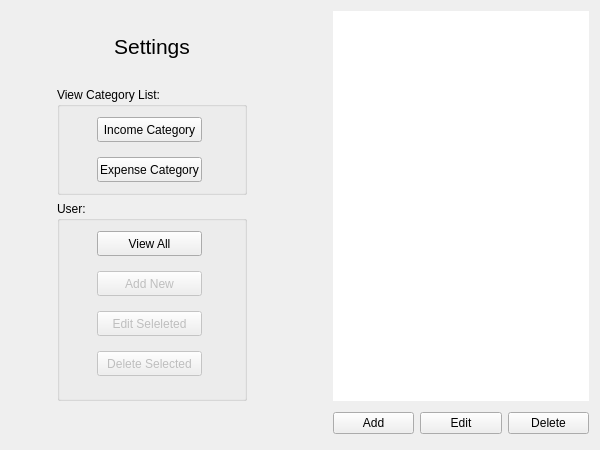
<?xml version="1.0" encoding="UTF-8"?>
<ui version="4.0">
 <class>Settings</class>
 <widget class="QWidget" name="Settings">
  <property name="geometry">
   <rect>
    <x>0</x>
    <y>0</y>
    <width>600</width>
    <height>450</height>
   </rect>
  </property>
  <property name="windowTitle">
   <string>Form</string>
  </property>
  <layout class="QGridLayout" name="gridLayout">
   <item row="0" column="1">
    <layout class="QHBoxLayout" name="horizontalLayout_9">
     <item>
      <widget class="QLabel" name="lblHeader">
       <property name="minimumSize">
        <size>
         <width>190</width>
         <height>70</height>
        </size>
       </property>
       <property name="font">
        <font>
         <family>Segoe UI</family>
         <pointsize>16</pointsize>
        </font>
       </property>
       <property name="text">
        <string>Settings</string>
       </property>
       <property name="alignment">
        <set>Qt::AlignCenter</set>
       </property>
      </widget>
     </item>
    </layout>
   </item>
   <item row="1" column="1">
    <widget class="QGroupBox" name="groupBox">
     <property name="sizePolicy">
      <sizepolicy hsizetype="Preferred" vsizetype="Preferred">
       <horstretch>0</horstretch>
       <verstretch>0</verstretch>
      </sizepolicy>
     </property>
     <property name="minimumSize">
      <size>
       <width>190</width>
       <height>108</height>
      </size>
     </property>
     <property name="title">
      <string>View Category List:</string>
     </property>
     <widget class="QPushButton" name="btnIncomeCat">
      <property name="geometry">
       <rect>
        <x>40</x>
        <y>30</y>
        <width>105</width>
        <height>25</height>
       </rect>
      </property>
      <property name="text">
       <string>Income Category</string>
      </property>
     </widget>
     <widget class="QPushButton" name="btnExpenseCat">
      <property name="geometry">
       <rect>
        <x>40</x>
        <y>70</y>
        <width>105</width>
        <height>25</height>
       </rect>
      </property>
      <property name="text">
       <string>Expense Category</string>
      </property>
     </widget>
    </widget>
   </item>
   <item row="2" column="1" rowspan="3">
    <widget class="QGroupBox" name="groupBox_3">
     <property name="sizePolicy">
      <sizepolicy hsizetype="Preferred" vsizetype="Expanding">
       <horstretch>0</horstretch>
       <verstretch>0</verstretch>
      </sizepolicy>
     </property>
     <property name="minimumSize">
      <size>
       <width>190</width>
       <height>200</height>
      </size>
     </property>
     <property name="title">
      <string>User:</string>
     </property>
     <widget class="QPushButton" name="btnUser">
      <property name="geometry">
       <rect>
        <x>40</x>
        <y>30</y>
        <width>105</width>
        <height>25</height>
       </rect>
      </property>
      <property name="text">
       <string>View All</string>
      </property>
     </widget>
     <widget class="QPushButton" name="btnAddUser">
      <property name="enabled">
       <bool>false</bool>
      </property>
      <property name="geometry">
       <rect>
        <x>40</x>
        <y>70</y>
        <width>105</width>
        <height>25</height>
       </rect>
      </property>
      <property name="text">
       <string>Add New</string>
      </property>
     </widget>
     <widget class="QPushButton" name="btnEditUser">
      <property name="enabled">
       <bool>false</bool>
      </property>
      <property name="geometry">
       <rect>
        <x>40</x>
        <y>110</y>
        <width>105</width>
        <height>25</height>
       </rect>
      </property>
      <property name="text">
       <string>Edit Seleleted</string>
      </property>
     </widget>
     <widget class="QPushButton" name="btnDeleteUser">
      <property name="enabled">
       <bool>false</bool>
      </property>
      <property name="geometry">
       <rect>
        <x>40</x>
        <y>150</y>
        <width>105</width>
        <height>25</height>
       </rect>
      </property>
      <property name="text">
       <string>Delete Selected</string>
      </property>
     </widget>
    </widget>
   </item>
   <item row="3" column="2">
    <spacer name="horizontalSpacer">
     <property name="orientation">
      <enum>Qt::Horizontal</enum>
     </property>
     <property name="sizeHint" stdset="0">
      <size>
       <width>80</width>
       <height>20</height>
      </size>
     </property>
    </spacer>
   </item>
   <item row="4" column="0">
    <spacer name="horizontalSpacer_2">
     <property name="orientation">
      <enum>Qt::Horizontal</enum>
     </property>
     <property name="sizeHint" stdset="0">
      <size>
       <width>40</width>
       <height>20</height>
      </size>
     </property>
    </spacer>
   </item>
   <item row="5" column="3">
    <widget class="QPushButton" name="btnAddCat">
     <property name="styleSheet">
      <string notr="true"/>
     </property>
     <property name="text">
      <string>Add</string>
     </property>
    </widget>
   </item>
   <item row="5" column="4">
    <widget class="QPushButton" name="btnEditCat">
     <property name="styleSheet">
      <string notr="true"/>
     </property>
     <property name="text">
      <string>Edit</string>
     </property>
    </widget>
   </item>
   <item row="5" column="5">
    <widget class="QPushButton" name="btnDeleteCat">
     <property name="styleSheet">
      <string notr="true"/>
     </property>
     <property name="text">
      <string>Delete</string>
     </property>
    </widget>
   </item>
   <item row="0" column="3" rowspan="5" colspan="3">
    <widget class="QTableView" name="tblView">
     <property name="font">
      <font>
       <kerning>true</kerning>
      </font>
     </property>
     <property name="frameShape">
      <enum>QFrame::NoFrame</enum>
     </property>
     <property name="editTriggers">
      <set>QAbstractItemView::NoEditTriggers</set>
     </property>
     <property name="selectionMode">
      <enum>QAbstractItemView::SingleSelection</enum>
     </property>
     <property name="selectionBehavior">
      <enum>QAbstractItemView::SelectRows</enum>
     </property>
     <property name="showGrid">
      <bool>true</bool>
     </property>
     <property name="cornerButtonEnabled">
      <bool>true</bool>
     </property>
     <attribute name="horizontalHeaderMinimumSectionSize">
      <number>37</number>
     </attribute>
    </widget>
   </item>
   <item row="5" column="1">
    <spacer name="verticalSpacer">
     <property name="orientation">
      <enum>Qt::Vertical</enum>
     </property>
     <property name="sizeHint" stdset="0">
      <size>
       <width>20</width>
       <height>40</height>
      </size>
     </property>
    </spacer>
   </item>
  </layout>
 </widget>
 <resources/>
 <connections/>
</ui>
